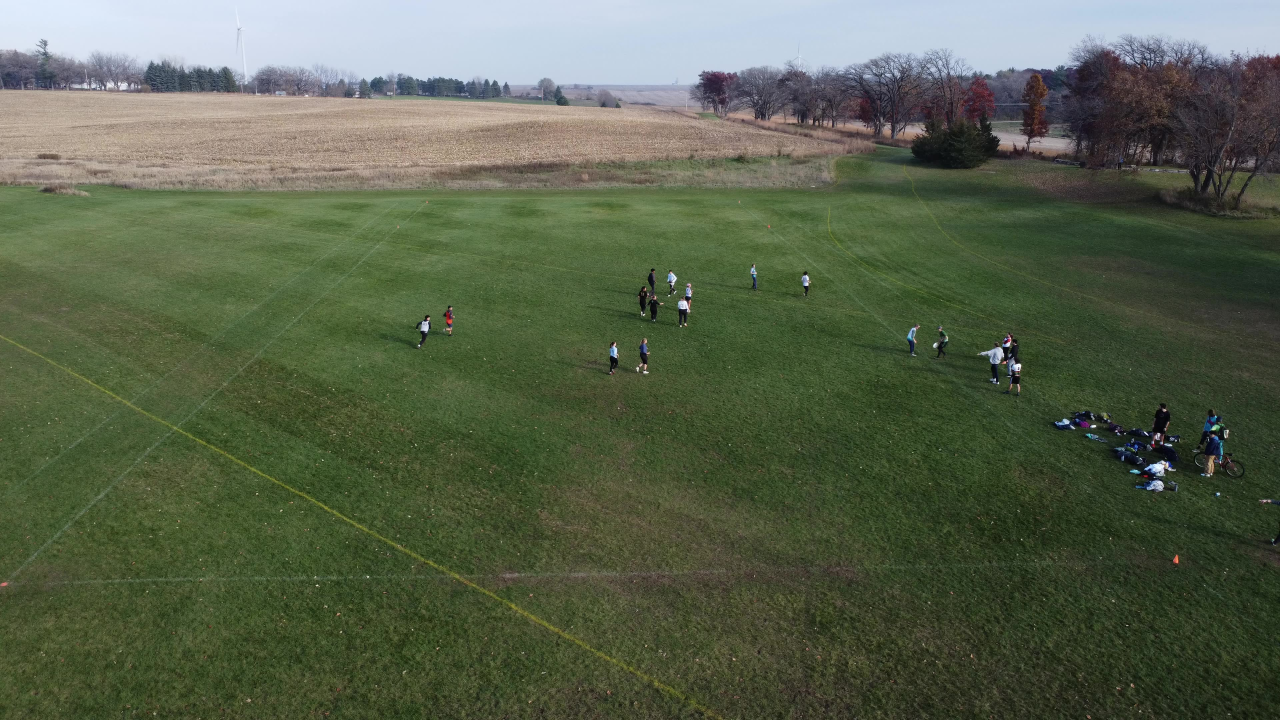
#> input picture math/testFilmImage4Points.jpg, 3840 x 2160 px (shown at 1/3 size)
$ python 4pointsMath.py
#> lines starting #> are read from the running program, lines starting #| are printed output that depends on the picture
import numpy as np
from numpy.linalg import inv
import math
import cv2
import matplotlib.pyplot as plt

def screen2fieldCoordinates(x,y, transformation_matrix):
    #converts pixel coordinates to field coordinates in yards from top left
    inputArray = np.float32([[[x,y]]])
    # outputArray = np.float32([[[0, 0]]])
    outputArray = cv2.perspectiveTransform(inputArray, transformation_matrix)
    outputArray = outputArray[0][0]
    outputArray[0] = outputArray[0]/30.85
    outputArray[1] = outputArray[1]/30.85
    return outputArray


img = cv2.imread("./testFilmImage4Points.jpg")
#> img is the input picture: shape (2160, 3840, 3); mean B, G, R 75.4, 97.4, 87.7

src = np.float32([
    [1194,681],
    [14,1751],
    [3525,1683],
    [2306,681]
])
# dst = np.float32([
#     [0,0],
#     [0,2160],
#     [1234,2160],
#     [1234,0]
# ])

dst = np.float32([
    [1320,30],
    [1320,2130],
    [2520,2130],
    [2520,30]
])


M = cv2.getPerspectiveTransform(src,dst)

x = 1922
# x = 3525
y = 1116
# y= 1683
converted_coordinates = screen2fieldCoordinates(x, y, M)
print("Pixel coordinates (" + str(x) +  ", " + str(y) + ")" + " converts to:")
print("(" + str(converted_coordinates[0]) + ", " + str(converted_coordinates[1]) + ")")
print("in yard coordinates")

# out = cv2.warpPerspective(img,M,(1234,2160),flags=cv2.INTER_LINEAR)
out = cv2.warpPerspective(img,M,(3840, 2160),flags=cv2.INTER_LINEAR)
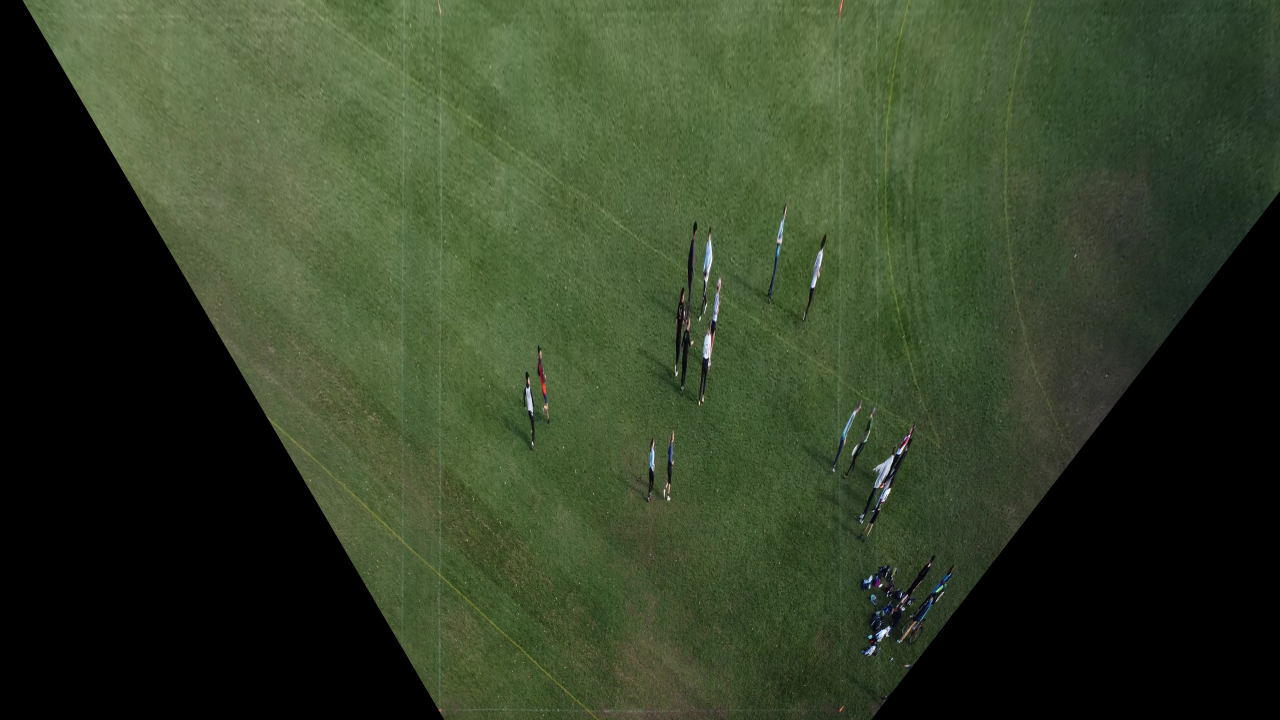
#> out: shape (2160, 3840, 3) (shown at 1/3 size); mean B, G, R 39.7, 63.9, 51.7


cv2.imwrite("warpedImage.jpg", out)
cv2.imshow("Image", out)

cv2.waitKey()

$ run again, with math/firstFrame0647.jpg copied over math/testFilmImage4Points.jpg
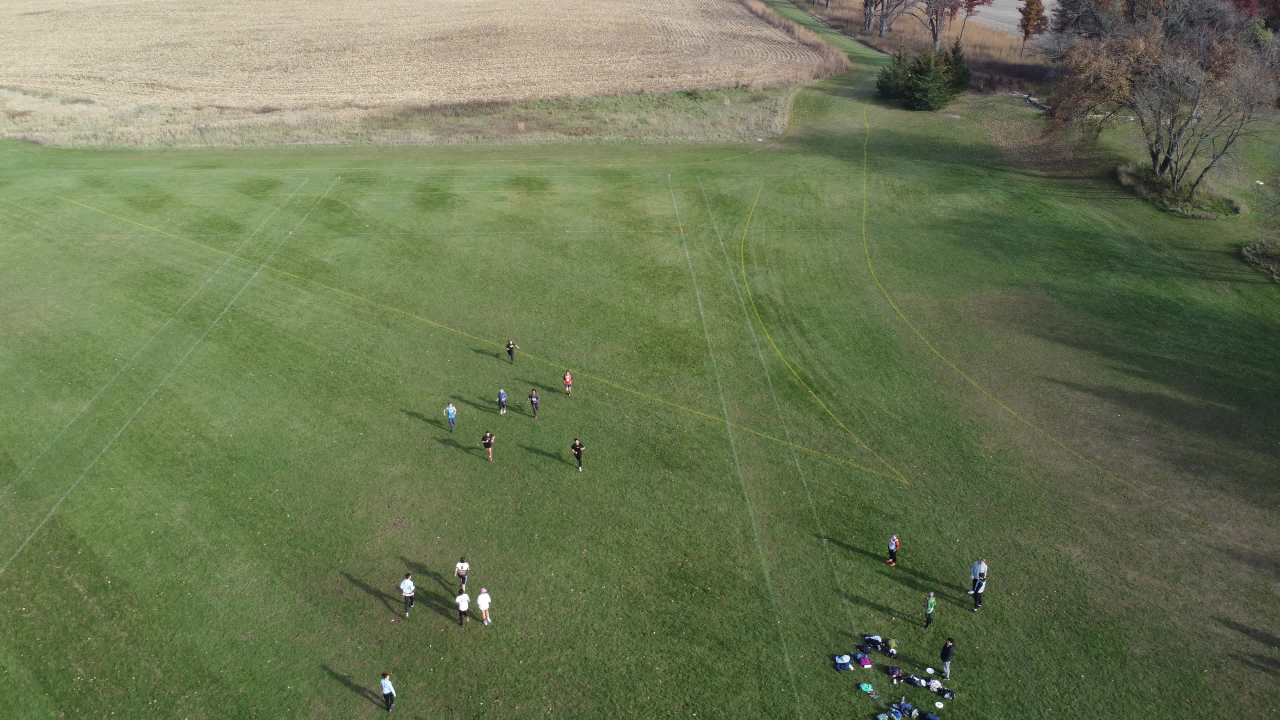
#> input picture math/firstFrame0647.jpg, 3840 x 2160 px (shown at 1/3 size)
#> img is the input picture: shape (2160, 3840, 3); mean B, G, R 82.8, 117.3, 106.3
#> `out = cv2.warpPerspective(img,M,(3840, 2160),flags=cv2.INTER_LINEAR)`:
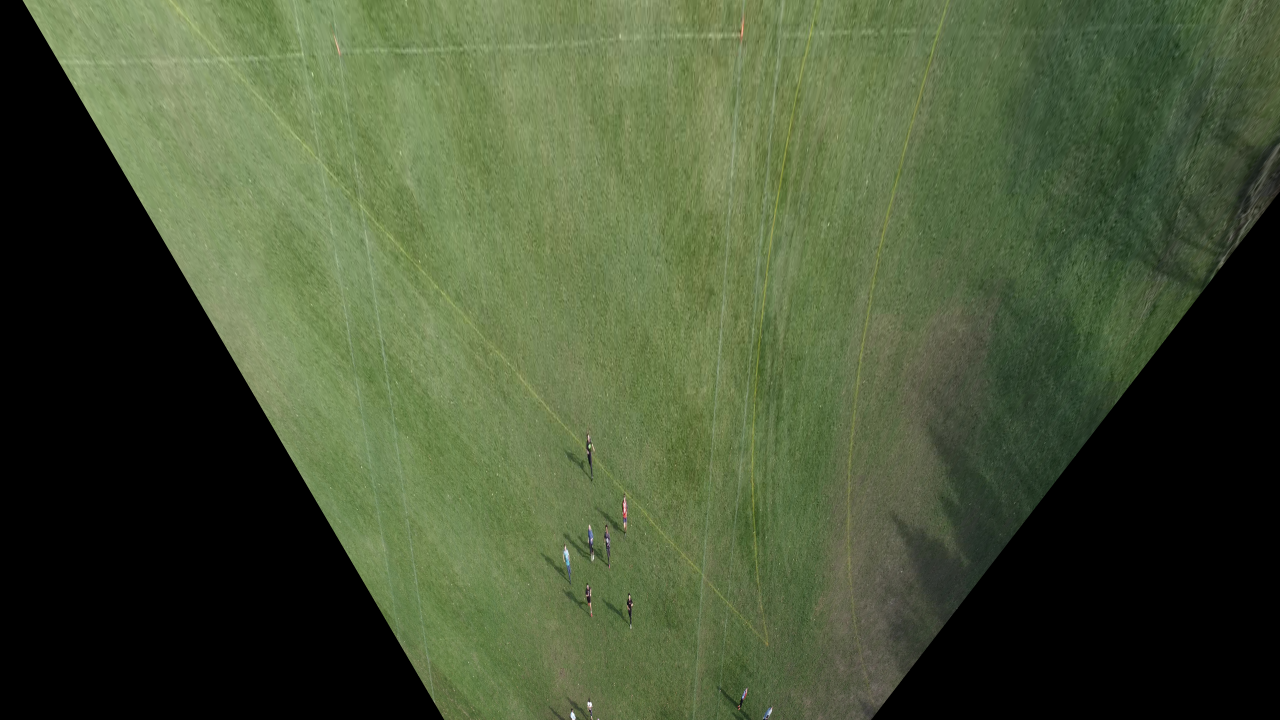
#> out: shape (2160, 3840, 3) (shown at 1/3 size); mean B, G, R 54.3, 83.7, 71.2
